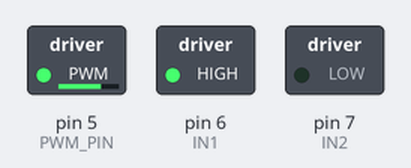
Bench run of a sketch on a simulated Arduino Uno, built with avr-gcc and run on an emulated ATmega328P. On the bench: switched loads named in the sketch (green lamp = pin HIGH).

Above: at 0.1 s.
Timing chart, 0 to 1.6 s (numbered marks = the images above):
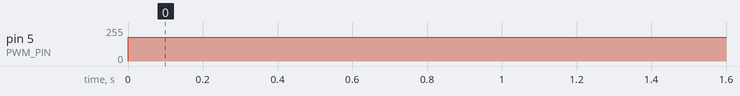

The sketch:

potansiyometer_and_motor_driver_test.ino
```cpp
#include <math.h>

// Deneme amacı ile yapılmıştır.
// ADC hattından gelen veriye göre motor hızı ayarlamaktadır.
// Bu projede ADC'den gelen veri ile ultrasonik sesnsörden gelen
// verinin karşılaştırılması sonucu çıkan hatanın kontrol denklemine
// sokularak PWM hattından orantılı değerler verilmesi ile sağlanacaktır.


#define PWM_PIN 5
#define IN1 6
#define IN2 7

int deger = 0;

void setup() {
  pinMode(IN1,OUTPUT);
  pinMode(IN2,OUTPUT);
  pinMode(PWM_PIN,OUTPUT);
  // IN1 ve IN2 yön ayarlama pinleridir.
  digitalWrite(IN1,HIGH);
  digitalWrite(IN2,LOW);
}
void loop() {
  deger = 180; // ADC hattını oku
  // Gelen değeri işle. Motor sürücüye alakalı PWM değerini bas.
  analogWrite(PWM_PIN,deger);
}
```

Measured:
- by itself, pin 5 (PWM_PIN): 0/255 → 180/255 at 0.00 s
